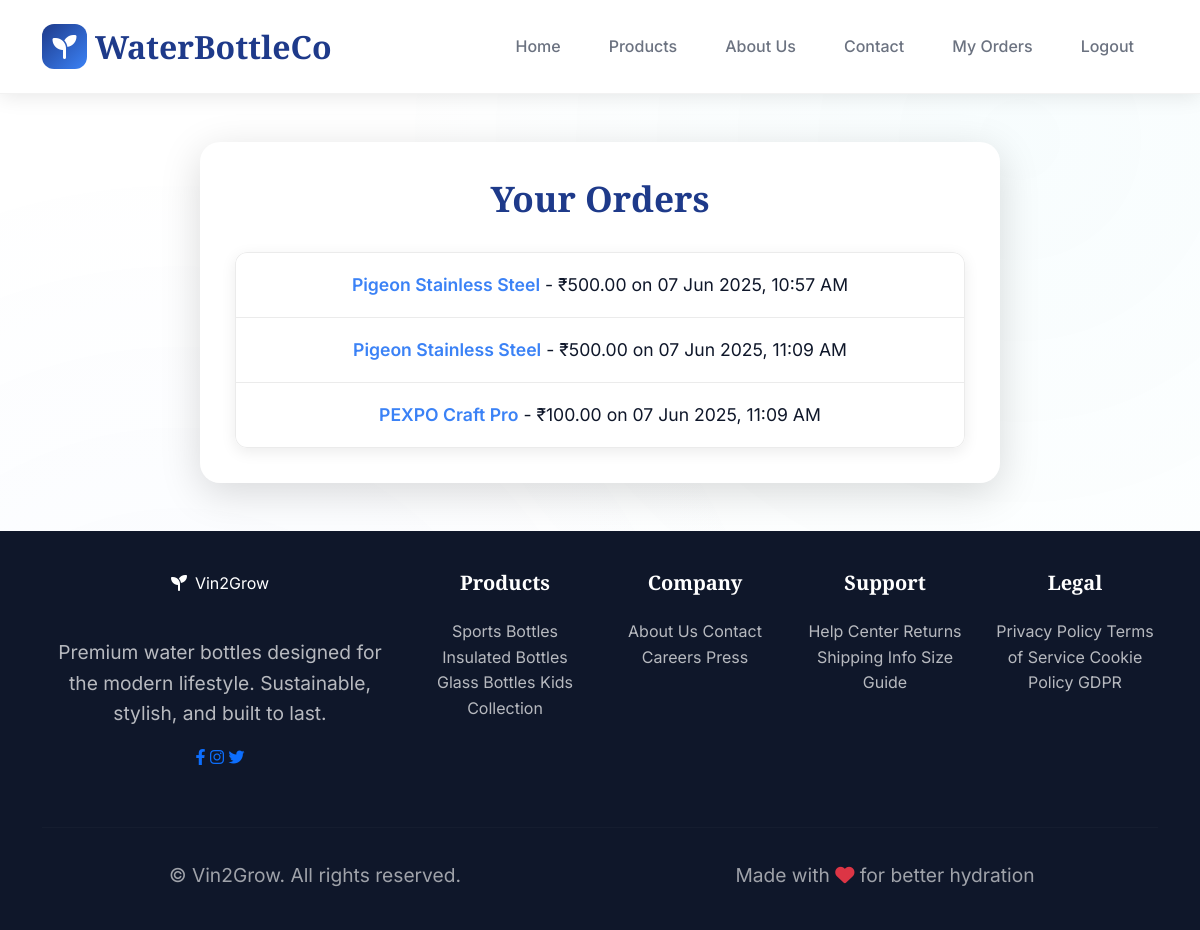
The page /my-orders/ (signed in) on the database as committed earlier.
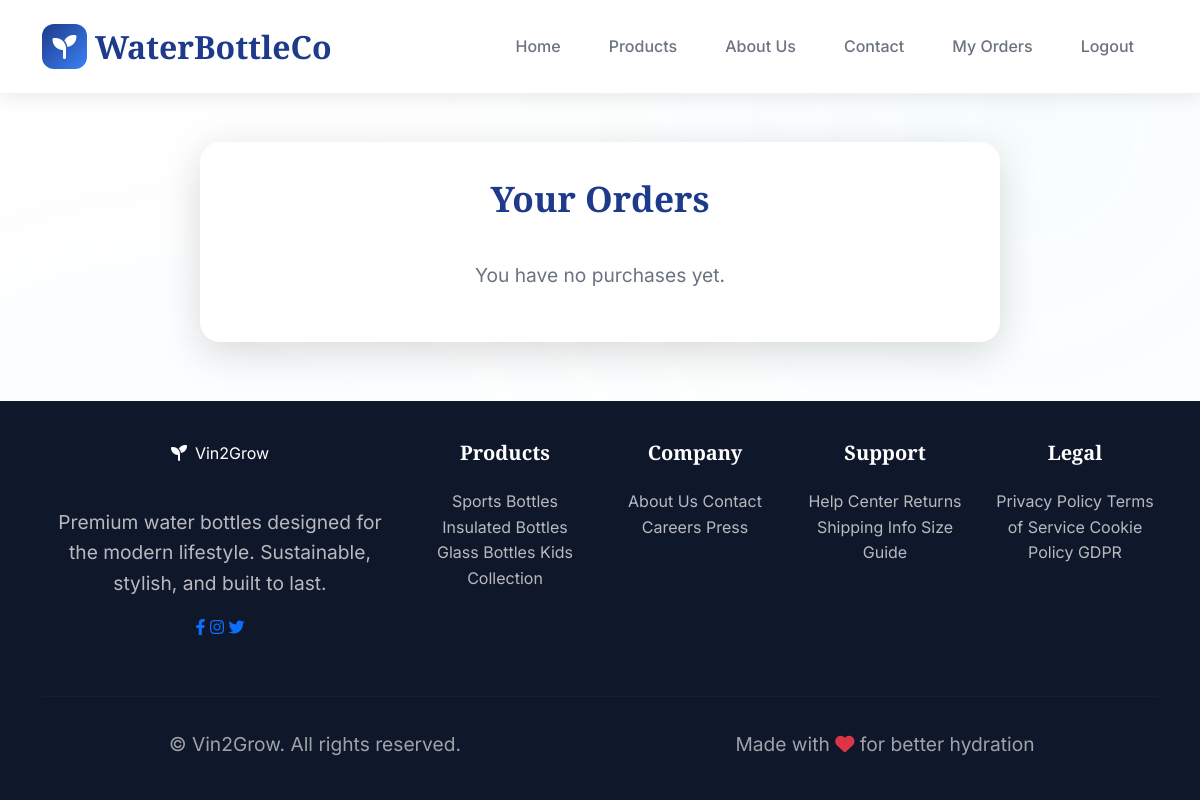
The same page on the database as committed later.
### store/models.py (models this page shows, shortened)
class Sale(models.Model):
    user = models.ForeignKey(User, on_delete=models.CASCADE, null=True, blank=True)
    date = models.DateTimeField(auto_now_add=True)
    product = models.ForeignKey(Product, on_delete=models.CASCADE, null=True, blank=True)
    quantity = models.PositiveIntegerField(default=1)
    timestamp = models.DateTimeField(auto_now_add=True)

class Product(models.Model):
    name = models.CharField(max_length=100)
    price = models.DecimalField(max_digits=8, decimal_places=2)
    description = models.TextField()
    image = models.ImageField(upload_to='product_images/')
    category = models.CharField(max_length=50, choices=CATEGORY_CHOICES, default='Water Bottle')

### store/views.py (the view)
# urls.py: path('my-orders/', views.my_orders, name='my_orders'),
@login_required
def my_orders(request):
    orders = Sale.objects.filter(user=request.user).select_related('product')
    return render(request, 'store/my_orders.html', {'orders': orders})

### store/templates/store/my_orders.html (shortened to what the changed rows need)
<!DOCTYPE html>
<html lang="en">
<head>
    <link href="https://cdnjs.cloudflare.com/ajax/libs/bootstrap/5.3.0/css/bootstrap.min.css" rel="stylesheet">
    <link href="https://cdnjs.cloudflare.com/ajax/libs/font-awesome/6.4.0/css/all.min.css" rel="stylesheet">
</head>
<body>
    <div class="main-content-wrapper">
        <div class="container">
            <div class="content-card"> <h3>Your Orders</h3>
                {% if orders %}
                    <ul class="list-group">
                        {% for order in orders %}
                            <li class="list-group-item">
                                <strong>{{ order.product.name }}</strong> - ₹{{ order.product.price }} on {{ order.timestamp|date:"d M Y, h:i A" }}
                            </li>
                        {% endfor %}
                    </ul>
                {% else %}
                    <p>You have no purchases yet.</p>
                {% endif %}
            </div>
        </div>
    </div>
</body>
</html>

Rows that differ between the two databases and show on the page:
removed Sale: product.name "Pigeon Stainless Steel", product.price "500.00", timestamp "07 Jun 2025, 10:57 AM"
removed Sale: product.name "Pigeon Stainless Steel", product.price "500.00", timestamp "07 Jun 2025, 11:09 AM"
removed Sale: product.name "PEXPO Craft Pro", product.price "100.00", timestamp "07 Jun 2025, 11:09 AM"
Other text that changed with them:
text now shown: "You have no purchases yet."
